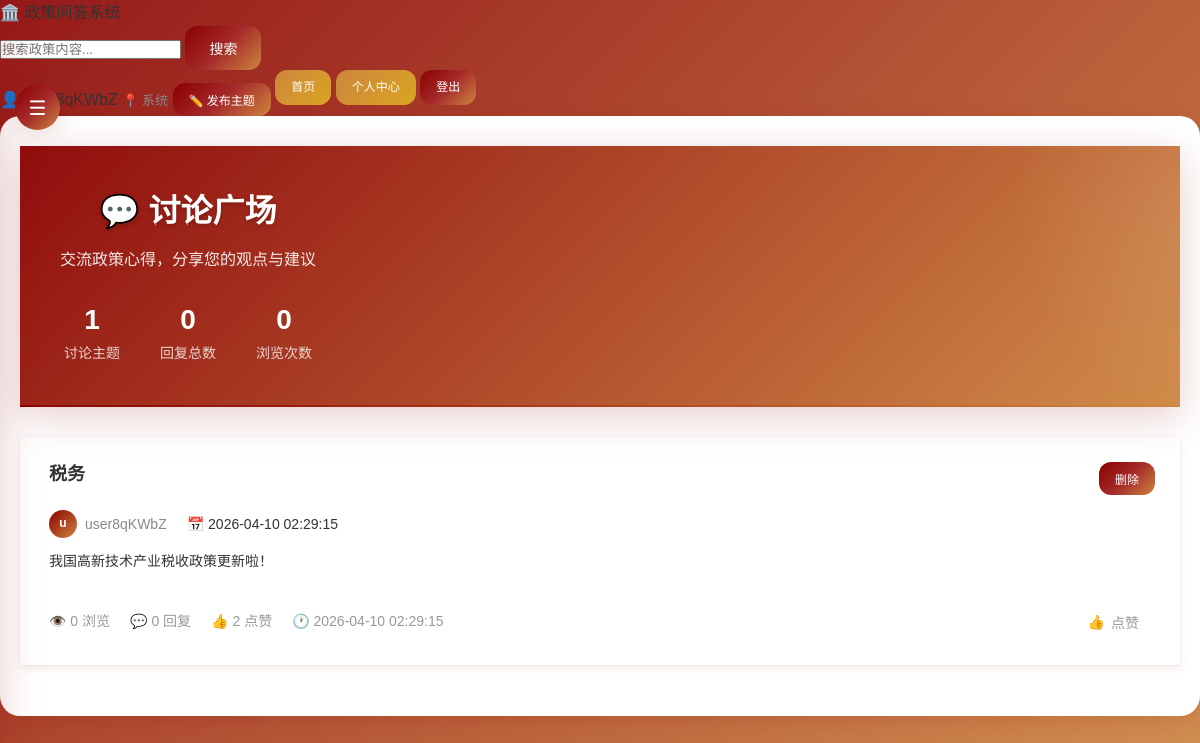
The page /forum (signed in) on the database as committed earlier.
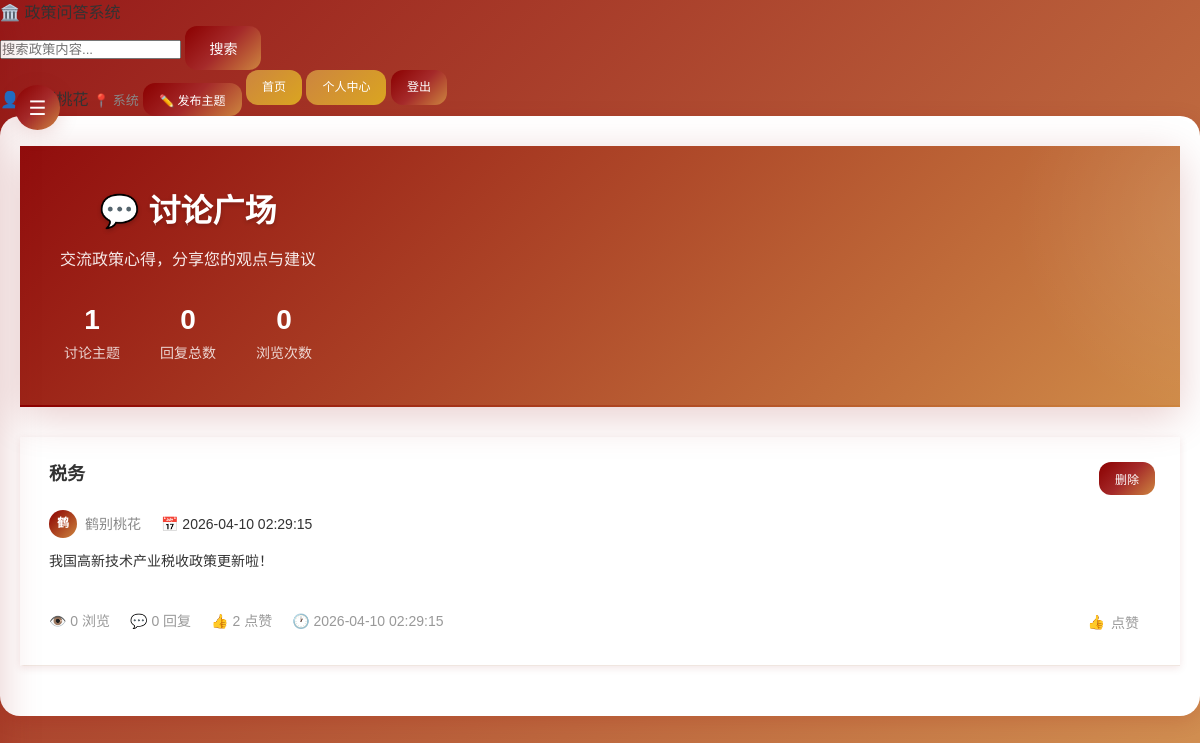
The same page on the database as committed later.
### tables this page shows
CREATE TABLE users (
            id INTEGER PRIMARY KEY AUTOINCREMENT,
            username TEXT NOT NULL UNIQUE,
            password TEXT NOT NULL,
            role TEXT NOT NULL DEFAULT 'user',
            nickname TEXT,
            region TEXT,
            ban_until TIMESTAMP,
            is_banned INTEGER DEFAULT 0,
            is_expert INTEGER DEFAULT 0,
            expert_application TEXT,
            created_at TIMESTAMP DEFAULT CURRENT_TIMESTAMP
        );

CREATE TABLE forum_topics (
            id INTEGER PRIMARY KEY AUTOINCREMENT,
            user_id INTEGER,
            title TEXT NOT NULL,
            content TEXT NOT NULL,
            view_count INTEGER DEFAULT 0,
            reply_count INTEGER DEFAULT 0,
            like_count INTEGER DEFAULT 0,
            has_image INTEGER DEFAULT 0,
            created_at TIMESTAMP DEFAULT CURRENT_TIMESTAMP,
            updated_at TIMESTAMP DEFAULT CURRENT_TIMESTAMP,
            FOREIGN KEY (user_id) REFERENCES users(id) ON DELETE CASCADE
        );

### app/routes.py (the view)
@app.route('/forum')
def forum():
    if not is_logged_in():
        return redirect(url_for('login', redirect='/forum'))
    user = UserService.get_user_by_id(session['user_id'])
    user_info = {
        'username': user['username'],
        'nickname': user['nickname'],
        'role': user['role'],
        'region': user['region'],
        'is_expert': user['is_expert']
    }
    topics = ForumService.get_all_topics()
    return render_template('forum.html', user_info=user_info, topics=topics)

### app/models.py (called while the page is built)
def get_user_by_id(user_id):
    conn = sqlite3.connect(DATABASE_PATH)
    cursor = conn.cursor()
    cursor.execute('''
        SELECT id, username, password, role, nickname, region, is_expert, ban_until, is_banned, created_at
        FROM users WHERE id = ?
    ''', (user_id,))
    user = cursor.fetchone()
    conn.close()
    if user:
        return {
            'id': user[0],
            'username': user[1],
            'password': user[2],
            'role': user[3],
            'nickname': user[4],
            'region': user[5],
            'is_expert': user[6],
            'ban_until': user[7],
            'is_banned': user[8],
            'created_at': user[9]
        }
    return None

### app/routes.py (called while the page is built)
def is_logged_in():
    return 'user_id' in session

### app/services/forum_service.py (called while the page is built)
    @staticmethod
    def get_all_topics():
        return get_all_forum_topics()

### app/services/user_service.py (called while the page is built)
    @staticmethod
    def get_user_by_id(user_id):
        return get_user_by_id(user_id)

### templates/forum.html (shortened to what the changed rows need)
<!DOCTYPE html>
<html lang="zh-CN">
<head>
    <link rel="stylesheet" href="/css/main.css">
</head>
<body>
    <div class="main-container">
        <nav class="top-nav">
            <div class="nav-user">
                {% if user_info %}
                <span class="user-greeting">👤 {{ user_info.nickname or user_info.username }}</span>
                {% if user_info.region %}
                <span class="user-region">📍 {{ user_info.region }}</span>
                {% endif %}
                {% if not user_info.is_banned and not user_info.ban_until %}
                <button id="create-topic-btn" class="btn btn-primary btn-sm">✏️ 发布主题</button>
                {% endif %}
                <a href="/" class="btn btn-secondary btn-sm">首页</a>
                <a href="/profile" class="btn btn-secondary btn-sm">个人中心</a>
                <a href="/logout" class="btn btn-danger btn-sm">登出</a>
                {% else %}
                <a href="/login" class="btn btn-primary">登录</a>
                {% endif %}
            </div>
        </nav>
        <div class="forum-container">
            <div class="forum-header">
                <div class="forum-header-content">
                    <h1>💬 讨论广场</h1>
                </div>
            </div>
            <div id="topic-list">
                {% if topics %}
                    {% for topic in topics %}
                    <div class="topic-card" data-topic-id="{{ topic.id }}">
                        <div class="topic-header">
                            <a href="/forum/topic/{{ topic.id }}" class="topic-title">{{ topic.title }}</a>
                            {% if user_info and user_info.role == 'admin' %}
                            <button class="btn btn-danger btn-sm" onclick="deleteTopic({{ topic.id }})">删除</button>
                            {% endif %}
                        </div>
                        <div class="topic-meta">
                            <div class="topic-author">
                                <div class="author-avatar">{{ topic.nickname[0] if topic.nickname else '?' }}</div>
                                <span>{{ topic.nickname }}</span>
                            </div>
                            <span class="topic-meta-item">📅 {{ topic.created_at }}</span>
                        </div>
                        <div class="topic-preview">{{ topic.content }}</div>
                        <div class="topic-footer">
                            <div class="topic-stats">
                                <span class="topic-stat">👁️ {{ topic.view_count }} 浏览</span>
                                <span class="topic-stat">💬 {{ topic.reply_count }} 回复</span>
                                <span class="topic-stat">👍 {{ topic.like_count }} 点赞</span>
                                <span class="topic-stat">🕐 {{ topic.updated_at }}</span>
                            </div>
                            {% if user_info %}
                            <div class="topic-actions">
                                <button class="btn-like" onclick="likeTopic({{ topic.id }})">
                                    <span>👍</span>
                                    <span>点赞</span>
                                </button>
                            </div>
                            {% endif %}
                        </div>
                    </div>
                    {% endfor %}
                {% else %}
                <div class="empty-state">
                    <div class="empty-state-icon">💬</div>
                    <h3>暂无讨论主题</h3>
                    <p>快来发布第一个主题，开启讨论吧！</p>
                </div>
                {% endif %}
            </div>
        </div>
    </div>
</body>
</html>

Rows that differ between the two databases and show on the page:
changed users "系统": nickname "user8qKWbZ" → "鹤别桃花"
changed through a linked row, forum_topics "税务": nickname "u" → "鹤"; nickname "user8qKWbZ" → "鹤别桃花"
